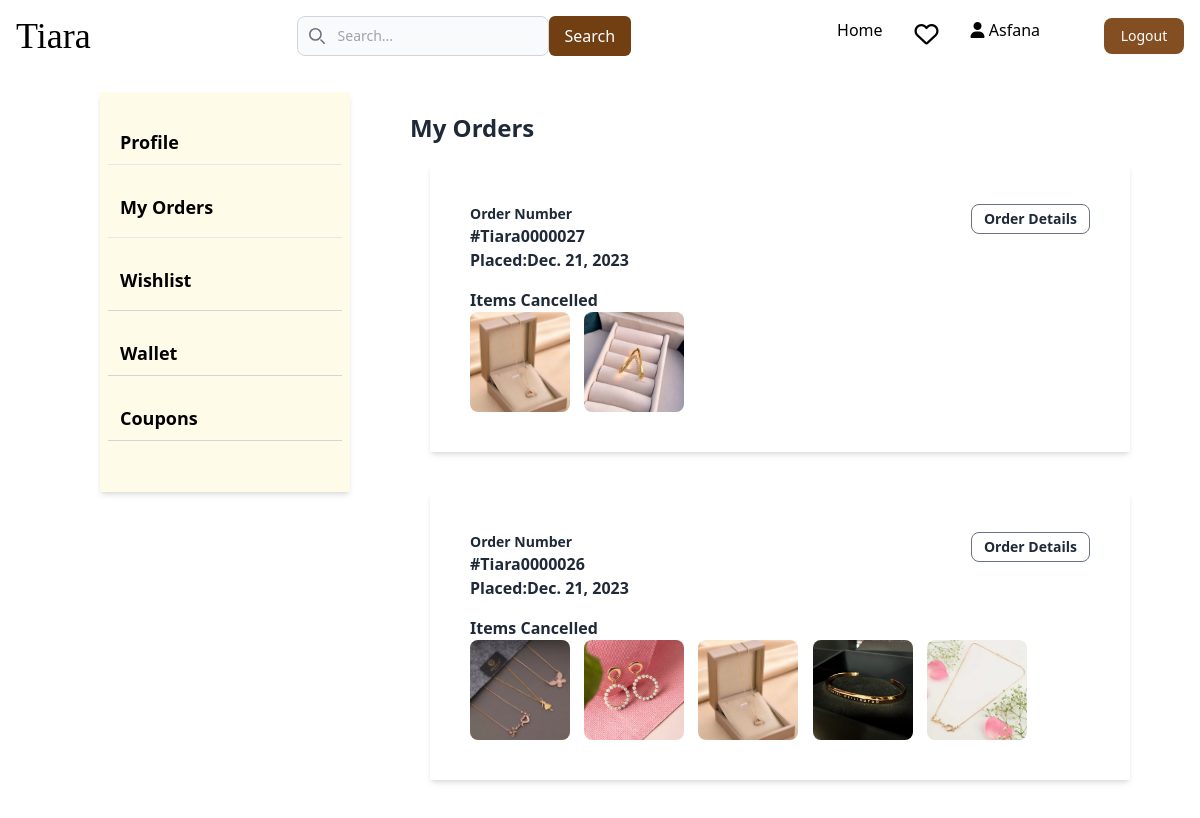
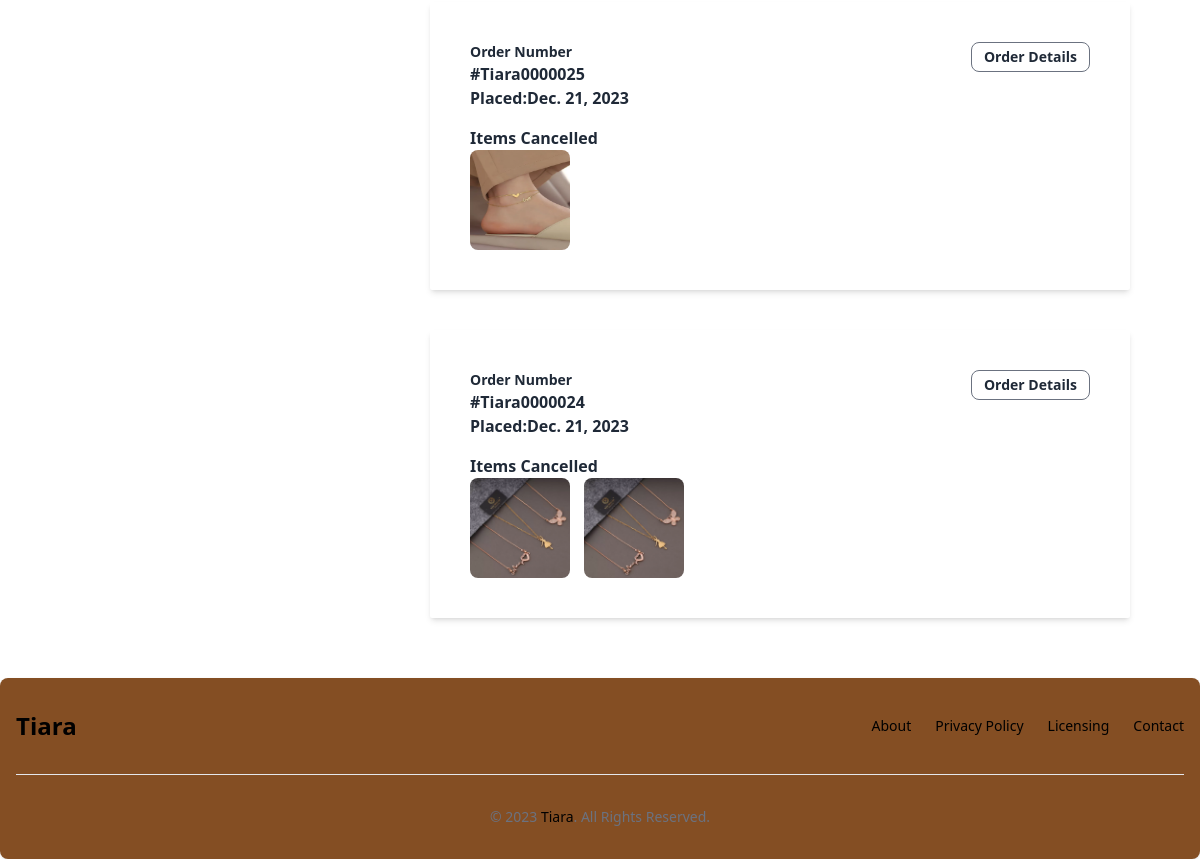
Before: /userdetails/myorders/ (signed in) with the older database file (2 pictures, top to bottom).
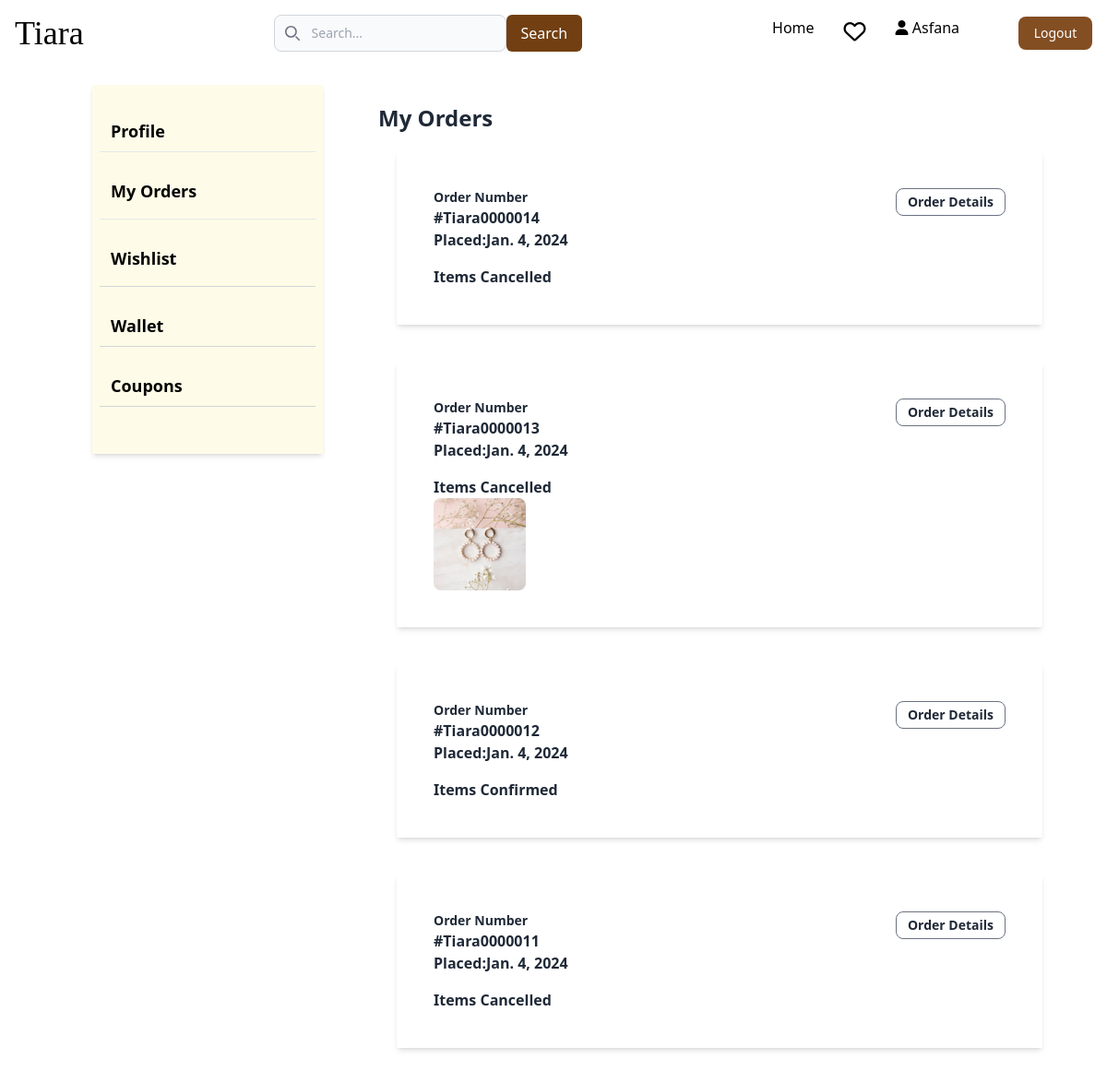
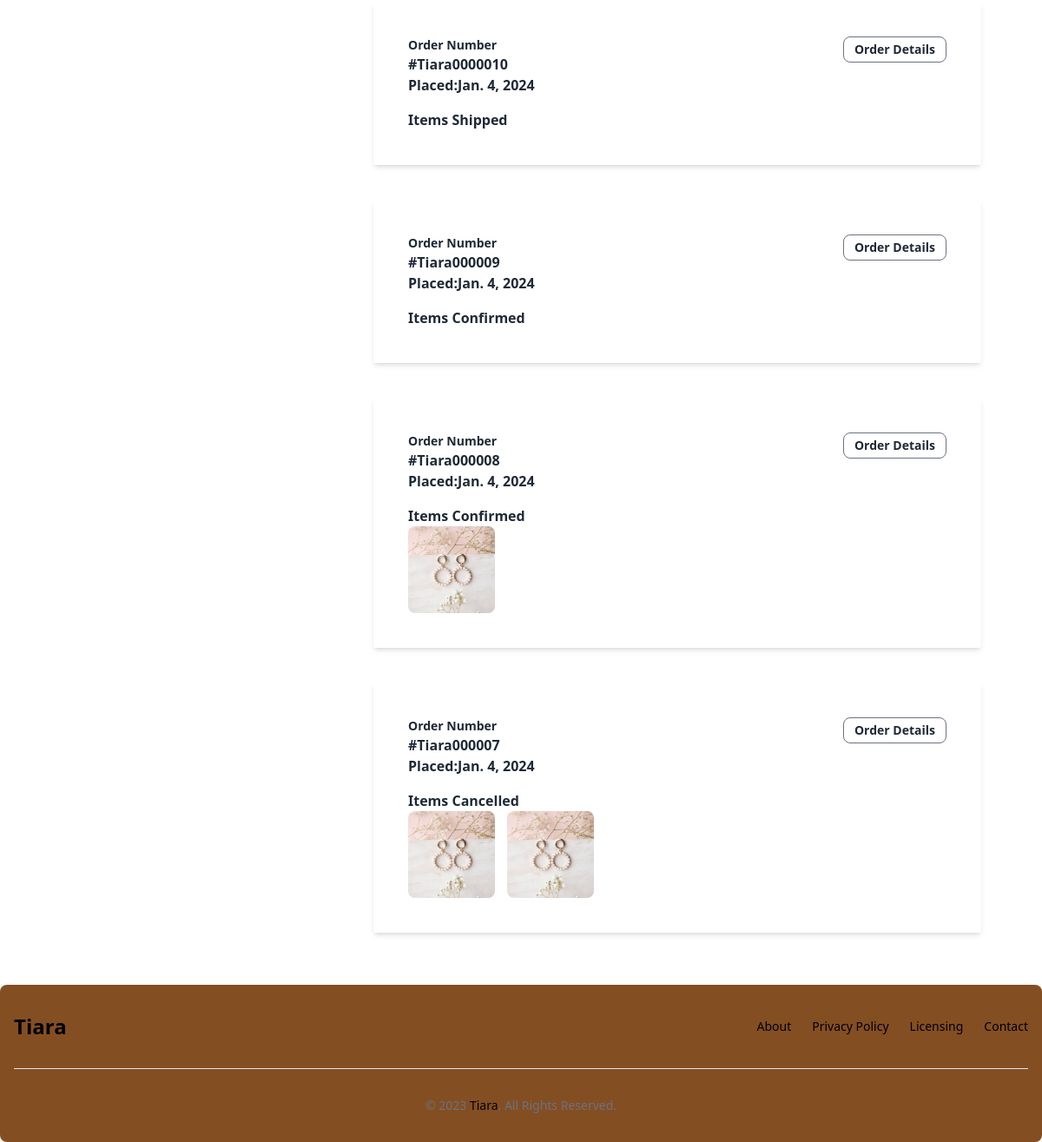
After: the same page with the newer database file (2 pictures, top to bottom).
### cart/models.py (models this page shows, shortened)
class Order(models.Model):
    user = models.ForeignKey(Custom_user, on_delete=models.CASCADE, related_name='orders')
    address=models.ForeignKey(Address, on_delete=models.SET_NULL, null=True, blank=True, related_name='orders')
    products= models.ManyToManyField(Product,through='OrderItem')
    order_date=models.DateField(auto_now=True)
    total_amount=models.DecimalField(max_digits=10,decimal_places=2)
    shipping_charge=models.DecimalField(default=40, max_digits=10,decimal_places=2)
    discount=models.DecimalField(default=0, max_digits=10,decimal_places=2)
    Grand_total=models.DecimalField(default=0, max_digits=10,decimal_places=2)
    payment_status_choices=[(1,'Completed'),
                            (2, 'Failure'),
                            (3,'Pending'),
                            ]
    payment_status=models.IntegerField(choices=payment_status_choices, default=3)
    ORDER_STATUS_CHOICES = [
        ('confirmed', 'Confirmed'),
        ('shipped', 'Shipped'),
        ('cancelled', 'Cancelled'),
        ('delivered', 'Delivered'),
    ]
    status = models.CharField(max_length=20, choices=ORDER_STATUS_CHOICES, default='confirmed')
    payment_method_choices=[
        ('COD','Cash On Delivery'),
        ('Online Payment','Online Payment'),
    ]
    payment_method = models.CharField(max_length=50,default=None)

class OrderItem(models.Model):
    order = models.ForeignKey(Order, on_delete=models.CASCADE,related_name='orders')
    product = models.ForeignKey(Product, on_delete=models.CASCADE, related_name='orders')
    quantity = models.PositiveIntegerField(default=1)
    product_price=models.DecimalField(default=0, max_digits=10,decimal_places=2)

### adminapp/models.py (models this page shows, shortened)
class Product(models.Model):
    productname=models.CharField(max_length=50)
    category=models.ForeignKey(Category,on_delete=models.CASCADE)
    price = models.DecimalField(default=0, max_digits=7, decimal_places=2)
    stock=models.IntegerField(default=0)
    details=models.CharField(max_length=100, default='None')
    description=models.TextField()
    img1=models.ImageField(upload_to='product_images',blank=True)
    img2=models.ImageField(upload_to='product_images',blank=True)
    img3=models.ImageField(upload_to='product_images',blank=True)
    img4=models.ImageField(upload_to='product_images',blank=True)
    active=models.BooleanField(default=True)
    varient = models.ForeignKey(Varient_color, on_delete=models.CASCADE, null=True, blank=True)

### userdetails/views.py (the view)
# urls.py: path('myorders/', views.order, name="orders"),
@login_required(login_url='login')
def order(request):
    user=request.user
    orders=Order.objects.filter(user=user).order_by('-id')
    return render(request, 'user/order.html',{'orders': orders})

### templates/user/order.html (shortened to what this page needs)
  {% extends 'base.html' %}
  {% block content %}
  {% include 'profile.html' %}
  <div class=" w-3/4  m-5 text-gray-800" style="width:75 %">
      {% if orders %}
          <div class="flex flex-col m-5">
            <h1 class="text-2xl font-semibold ">My Orders</h1>
            {% for order in orders %}
            <div class=" rounded-sm bg-white p-6 shadow-md m-5  " style="width:700px;">
              <div class="m-4 flex justify-between">
                <div>
                    <p class="text-sm font-semibold">Order Number</p>
                    <p class="text-md font-semibold">#Tiara00000{{ order.id }}</p>
                    <p class="text-md font-semibold">Placed:{{ order.order_date }}</p>
                </div>
                <div>
               <a href="{% url 'order_details' order.id %}" ><button class="font-semibold text-sm border border-gray-500 px-3 py-1 rounded-lg ">Order Details</button></a>
              </div>
            </div>
            <div class="m-4 ">
            {% if order.status == 'confirmed' %}
            <p class="text-md font-semibold">{{ order.quantity}} Items Confirmed</p>
            {% elif order.status == 'cancelled' %}
            <p class="text-md font-semibold">{{ order_item.quantity }} Items Cancelled</p>
            {% elif order.status == 'shipped' %}
            <p class="text-md font-semibold">{{ order_item.quantity }} Items Shipped</p>
            {% elif order.status == 'delivered' %}
            <p class="text-md font-semibold">{{ order_item.quantity }} Items Delivered</p>
              {% endif %}
              <div style="white-space: nowrap; overflow-x: auto;">
                {% for order_item in order.orders.all %}
                    <img src="{{ order_item.product.img1.url }}" alt="product-image" class="rounded-lg sm:w-40" style="height:100px; width:100px; display: inline-block; margin-right: 10px;" />
                {% endfor %}
            </div>
            </div>
          </div>
        {% endfor %}
        </div>
     {% endif %}
    </div>
  </div>
     {% endblock content %}

Changed rows visible on the page:
no longer on this page (row edited): Order: id "27", order_date "Dec. 21, 2023"
no longer on this page (row edited): OrderItem: product.img1 (picture), shown under "27"
no longer on this page (row edited): OrderItem: product.img1 (picture), shown under "27"
no longer on this page (row edited): Order: id "26", order_date "Dec. 21, 2023"
no longer on this page (row edited): OrderItem: product.img1 (picture), shown under "26"
no longer on this page (row edited): OrderItem: product.img1 (picture), shown under "26"
no longer on this page (row edited): OrderItem: product.img1 (picture), shown under "26"
no longer on this page (row edited): OrderItem: product.img1 (picture), shown under "26"
no longer on this page (row edited): OrderItem: product.img1 (picture), shown under "26"
no longer on this page (row edited): Order: id "25", order_date "Dec. 21, 2023"
no longer on this page (row edited): OrderItem: product.img1 (picture), shown under "25"
no longer on this page (row edited): Order: id "24", order_date "Dec. 21, 2023"
no longer on this page (row edited): OrderItem: product.img1 (picture), shown under "24"
no longer on this page (row edited): OrderItem: product.img1 (picture), shown under "24"
added Order: id "14", order_date "Jan. 4, 2024"
added Order: id "13", order_date "Jan. 4, 2024"
added OrderItem: product.img1 (picture), shown under "13"
added Order: id "12", order_date "Jan. 4, 2024"
added Order: id "11", order_date "Jan. 4, 2024"
added Order: id "10", order_date "Jan. 4, 2024"
added Order: id "9", order_date "Jan. 4, 2024"
added Order: id "8", order_date "Jan. 4, 2024"
now on this page (row edited): OrderItem: product.img1 (picture), shown under "8"
added Order: id "7", order_date "Jan. 4, 2024"
added OrderItem: product.img1 (picture), shown under "7"
added OrderItem: product.img1 (picture), shown under "7"
